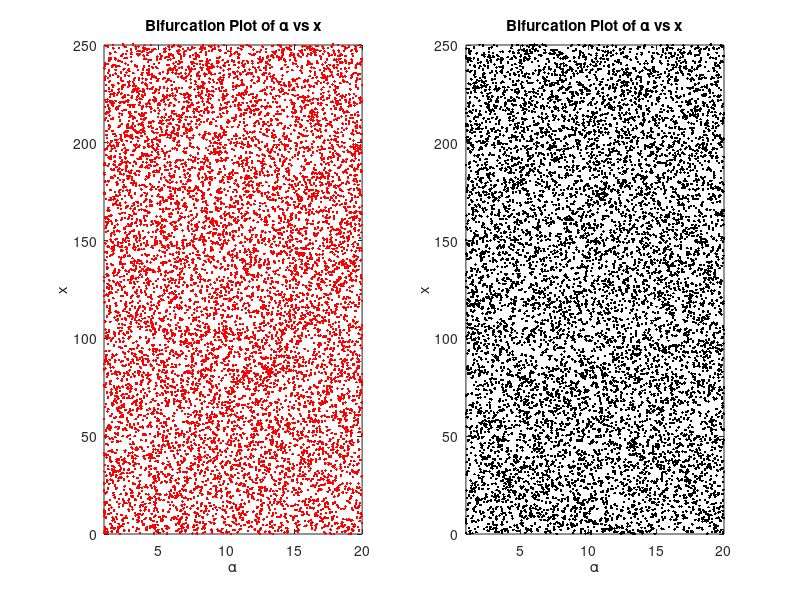

MATLAB code to generate this figure:
function [x1,alphaValues1,x2,alphaValues2] = HW04_problem02(x0,alpha,n0,...
    beta,nmax)
%function [x1,alphaValues1,x2,alphaValues2] = HW04_problem02(x0,alpha,n0,...
%beta,nmax)
%Inputs:
%x0: initial value for x alpha: vector containing the alpha integers
%n0: value used in the iterative map function beta: value used in the 
%iterative map function nmax: max number of iterations in for loop
%Outputs: 
%x1: x values for part a alphaValues1: alpha values for part a
%x2: x values for part b alphaValues2: alpha values for part b
%Description: This function generates two different plots of randomly
%generated values based off the range of alpha values supplied. The random
%values are generated by using two different iterative maps
if nargin == 0
    x0 = .5;
    alpha = [1 20];
    n0 = 8;
    beta = 1;
    nmax = 10000;
end

x1 = zeros(nmax,1);
x1(1) = x0;
alphaValues1 = linspace(alpha(1),alpha(end),nmax);
for j=2:(nmax)
    x1(j) = iterativeMap1(x1(j-1),alphaValues1(j),n0,beta);
end
figure();
subplot(1,2,1)
plot(alphaValues1,x1,'.r');
title(sprintf('Bifurcation Plot of \\alpha vs x'));
xlabel(sprintf('\\alpha'));
ylabel('x');
ylim([0 250]);
xlim([1 20]);

%Part 2
x2 = zeros(nmax,1);
x2(1) = x0;
alphaValues2 = linspace(alpha(1),alpha(end),nmax);
for j=2:(nmax)
    x2(j) = iterativeMap2(x2(j-1),alphaValues2(j),n0,beta);
end
subplot(1,2,2);
plot(alphaValues2,x2,'.k');
title(sprintf('Bifurcation Plot of \\alpha vs x'));
xlabel(sprintf('\\alpha'));
ylabel('x');
ylim([0 250]);
xlim([1 20]);
end

%Part a
function [fx1] = iterativeMap1(x, alpha,n,beta)
a = alpha.*x.*(2.^n) + beta;
b = 2.^n;
fx1 = rem(a,b);
end

%Part b
function [fx2] = iterativeMap2(x,alpha,n,beta)
a = floor(x.*(2.^n)).*alpha + beta;
b = 2.^n;
fx2 = rem(a,b);
end
